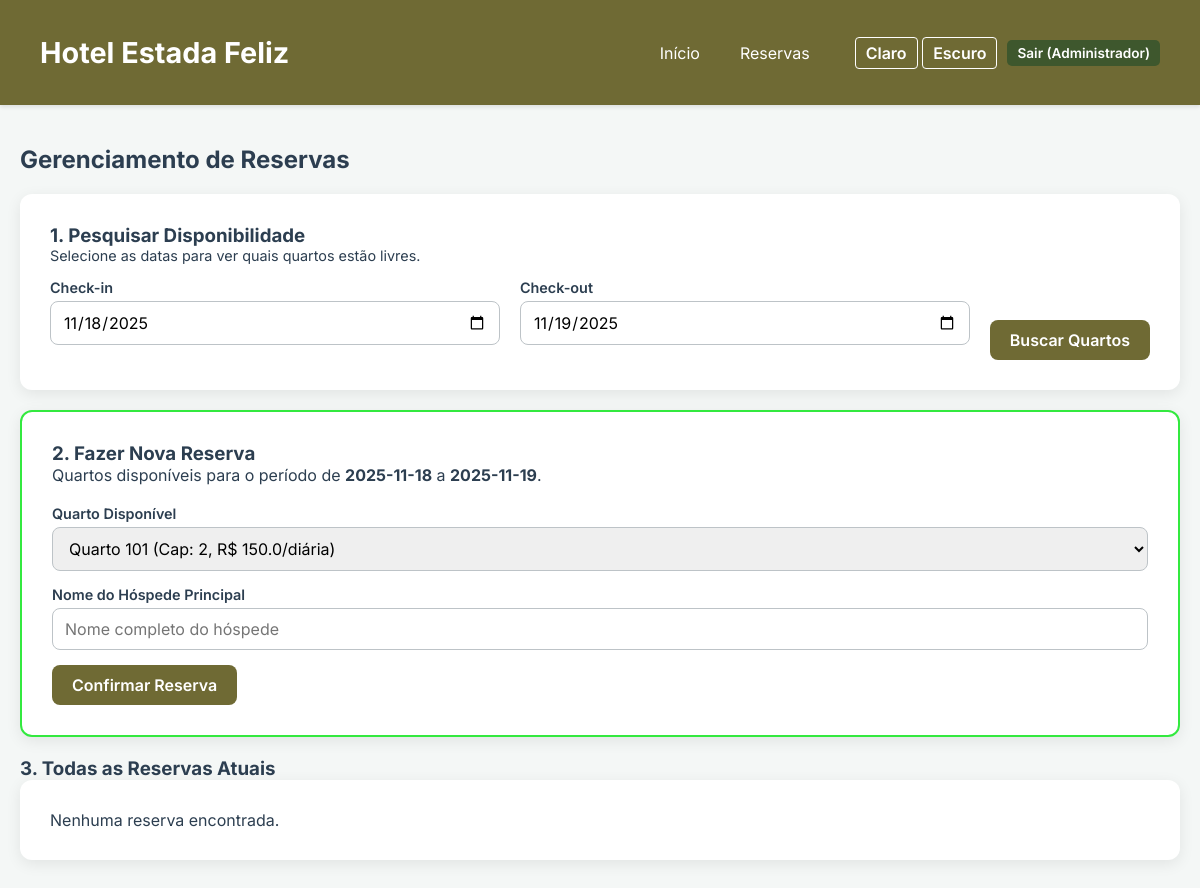
Before: /reservar (signed in) with the older database file.
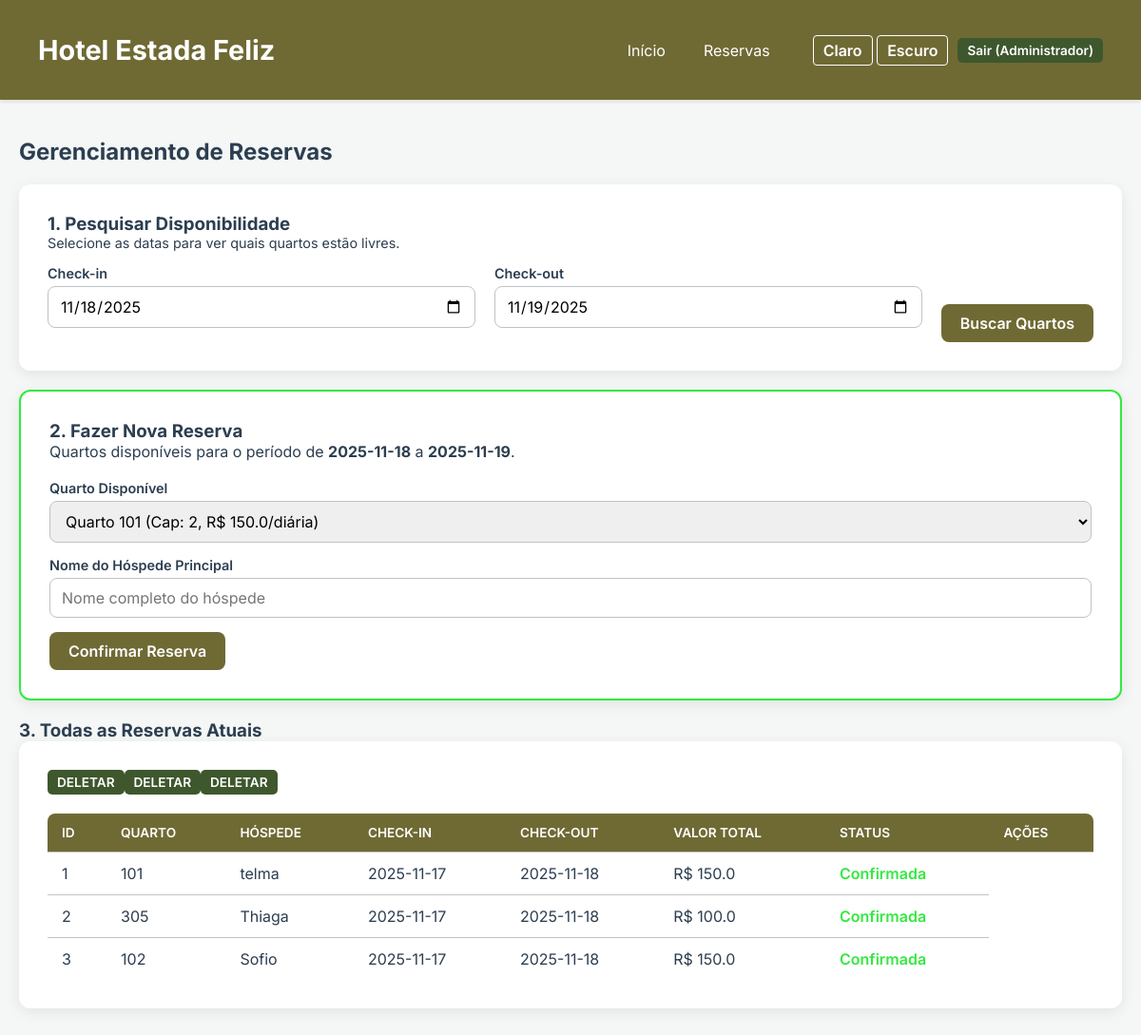
After: the same page with the newer database file.
### tables this page shows
CREATE TABLE reservas (
            id_reserva INTEGER PRIMARY KEY,
            numero_quarto VARCHAR(10) NOT NULL,
            nome_hospede TEXT NOT NULL,
            data_checkin DATE NOT NULL,
            data_checkout DATE NOT NULL,
            status_reserva VARCHAR(30) NOT NULL,
            valor_total REAL NOT NULL,
            FOREIGN KEY (numero_quarto) REFERENCES quartos(numero_quarto)
        );

### app.py (the view, shortened to what this page needs)
@app.route('/reservar', methods=['GET', 'POST'])
@login_required
@profile_required(allowed_profiles=[1, 2])
def reservar():
    reservas = get_reservas_data()
    quartos_disponiveis = []
    default_checkin = (datetime.now()).strftime('%Y-%m-%d')
    default_checkout = (datetime.now() + timedelta(days=1)).strftime('%Y-%m-%d')
    checkin_date = request.args.get('checkin', default_checkin)
    checkout_date = request.args.get('checkout', default_checkout)
    if checkin_date and checkout_date:
        quartos_disponiveis, error_msg = handle_room_availability(checkin_date, checkout_date)
        if error_msg:
             flash(error_msg, 'warning')
    return render_template('reservar.html',
        reservas=reservas,
        quartos_disponiveis=quartos_disponiveis,
        default_checkin=default_checkin,
        default_checkout=default_checkout,
        search_checkin=checkin_date,
        search_checkout=checkout_date
    )

### controller.py (called while the page is built)
def login_required(f):
    @wraps(f)
    def decorated_function(*args, **kwargs):
        if not session.get('logged_in'):
            flash('Você precisa estar logado para acessar esta página.', 'warning')
            return redirect(url_for('login'))
        return f(*args, **kwargs)
    return decorated_function

def profile_required(allowed_profiles):
    def decorator(f):
        @wraps(f)
        def decorated_function(*args, **kwargs):
            profile_id = session.get('profile_id')
            if profile_id not in allowed_profiles:
                flash('Acesso negado. Seu perfil não tem permissão para esta ação.', 'danger')
                return redirect(url_for('home'))
            return f(*args, **kwargs)
        return decorated_function
    return decorator

def get_reservas_data():
    return get_all_reservas()

def handle_room_availability(checkin, checkout):
    try:
        checkin_dt = datetime.strptime(checkin, '%Y-%m-%d')
        checkout_dt = datetime.strptime(checkout, '%Y-%m-%d')
        if checkin_dt >= checkout_dt:
            return [], "Data de check-out deve ser posterior à data de check-in."
        quartos = get_quartos_disponiveis(checkin, checkout)
        return quartos, ""
    except ValueError:
        return [], "Formato de data inválido. Use AAAA-MM-DD."

### model.py (called while the page is built)
def get_all_reservas():
    conn = sqlite3.connect(DATABASE_NAME)
    conn.row_factory = sqlite3.Row
    cursor = conn.cursor()
    cursor.execute("SELECT * FROM reservas ORDER BY data_checkin DESC")
    reservas = cursor.fetchall()
    conn.close()
    return [dict(reserva) for reserva in reservas]

def get_quartos_disponiveis(checkin_date_str, checkout_date_str):
    conn = sqlite3.connect(DATABASE_NAME)
    conn.row_factory = sqlite3.Row
    cursor = conn.cursor()
    cursor.execute('''
        SELECT DISTINCT numero_quarto FROM reservas
        WHERE status_reserva NOT IN ('Cancelada')
        AND (
            (data_checkin < ?) AND (data_checkout > ?)
        )
    ''', (checkout_date_str, checkin_date_str))
    reserved_rooms = [row['numero_quarto'] for row in cursor.fetchall()]
    if reserved_rooms:
        placeholders = ', '.join('?' for _ in reserved_rooms)
        sql_query = f"SELECT * FROM quartos WHERE numero_quarto NOT IN ({placeholders})"
        cursor.execute(sql_query, reserved_rooms)
    else:
        cursor.execute("SELECT * FROM quartos")
    quartos = cursor.fetchall()
    conn.close()
    return [dict(quarto) for quarto in quartos]

### templates/reservar.html (shortened to what this page needs)
{% extends "base.html" %}
{% block content %}
<h2 style="margin-bottom: 20px;">Gerenciamento de Reservas</h2>
<div class="card">
    <h3>1. Pesquisar Disponibilidade</h3>
    <p style="margin-bottom: 15px; font-size: 0.9em;">Selecione as datas para ver quais quartos estão livres.</p>
    <form method="GET" action="{{ url_for('reservar') }}" style="display: flex; gap: 20px; align-items: flex-end;">
        <div class="form-group" style="flex: 1;">
            <label for="checkin_search">Check-in</label>
            <input type="date" id="checkin_search" name="checkin" value="{{ search_checkin }}" required>
        </div>
        <div class="form-group" style="flex: 1;">
            <label for="checkout_search">Check-out</label>
            <input type="date" id="checkout_search" name="checkout" value="{{ search_checkout }}" required>
        </div>
        <button type="submit" class="btn btn-primary" style="flex: 0 0 auto;">Buscar Quartos</button>
    </form>
</div>
{% if quartos_disponiveis %}
<div class="card" style="border: 2px solid var(--color-secondary);">
    <h3>2. Fazer Nova Reserva</h3>
    <p>Quartos disponíveis para o período de <b>{{ search_checkin }}</b> a <b>{{ search_checkout }}</b>.</p>
    <form method="POST" action="{{ url_for('reservar') }}" style="margin-top: 20px;">
        <div class="form-group">
            <label for="numero_quarto">Quarto Disponível</label>
            <select id="numero_quarto" name="numero_quarto" required>
                {% for quarto in quartos_disponiveis %}
                    <option value="{{ quarto.numero_quarto }}">
                        Quarto {{ quarto.numero_quarto }} (Cap: {{ quarto.capacidade_maxima }}, R$ {{ quarto.preco_diaria_base|round(2) }}/diária)
                    </option>
                {% endfor %}
            </select>
        </div>
        <div class="form-group">
            <label for="nome_hospede">Nome do Hóspede Principal</label>
            <input type="text" id="nome_hospede" name="nome_hospede" required placeholder="Nome completo do hóspede">
        </div>
        <button type="submit" class="btn btn-primary">Confirmar Reserva</button>
    </form>
</div>
{% elif search_checkin != default_checkin or search_checkout != default_checkout %}
<div class="flash danger">Nenhum quarto disponível para o período selecionado ou as datas estão incorretas.</div>
{% endif %}
<h3>3. Todas as Reservas Atuais</h3>
<div class="card table-responsive">
    {% if reservas %}
    <table class="table">
        <thead>
            <tr>
                <th>ID</th>
                <th>Quarto</th>
                <th>Hóspede</th>
                <th>Check-in</th>
                <th>Check-out</th>
                <th>Valor Total</th>
                <th>Status</th>
                <th>Ações</th>
            </tr>
        </thead>
        <tbody>
            {% for reserva in reservas %}
            <tr>
                <td>{{ reserva.id_reserva }}</td>
                <td>{{ reserva.numero_quarto }}</td>
                <td>{{ reserva.nome_hospede }}</td>
                <td>{{ reserva.data_checkin }}</td>
                <td>{{ reserva.data_checkout }}</td>
                <td>R$ {{ reserva.valor_total|round(2) }}</td>
                <td>
                    <span style="font-weight: 600; color: {% if reserva.status_reserva == 'Confirmada' %}var(--color-secondary){% elif reserva.status_reserva == 'Cancelada' %}var(--color-danger){% else %}#f39c12{% endif %};">
                        {{ reserva.status_reserva }}
                    </span>
                </td>
                    <form method="POST" action="{{ url_for('deletar_reserva', reserva_id=reserva.id_reserva) }}" onsubmit="return confirm('Tem certeza que deseja DELETAR a reserva #{{ reserva.id_reserva }}? Esta ação não pode ser desfeita.');">
                        <button type="submit" class="btn btn-danger btn-small">DELETAR</button>
                    </form>
            </tr>
            {% endfor %}
        </tbody>
    </table>
    {% else %}
    <p>Nenhuma reserva encontrada.</p>
    {% endif %}
</div>
{% endblock %}

### templates/base.html (shortened to what this page needs)
<!DOCTYPE html>
<html lang="pt-br">
<head>
    <link rel="stylesheet" href="{{ url_for('static', filename='css/style.css') }}">
</head>
<body class="{{ theme }}">
    <header>
        <div class="container">
            <h1>Hotel Estada Feliz</h1>
            <nav>
                {% if session.get('logged_in') %}
                    <div class="auth-nav">
                        <a href="{{ url_for('home') }}">Início</a>
                        {% if session.get('profile_id') in [1, 2] %}
                        <a href="{{ url_for('reservar') }}">Reservas</a>
                        {% endif %}
                        <div class="theme-switcher">
                            <a href="{{ url_for('set_theme', theme='light') }}">Claro</a>
                            <a href="{{ url_for('set_theme', theme='dark') }}">Escuro</a>
                        </div>
                        <a href="{{ url_for('logout') }}" class="btn btn-danger btn-small">Sair ({{ session.get('user_profile') }})</a>
                    </div>
                {% endif %}
            </nav>
        </div>
    </header>
    <div class="container">
        {% block content %}{% endblock %}
    </div>
</body>
</html>

### static/css/style.css (style rules this page uses)
:root { --color-primary: #6f6a34; --color-secondary: #33e93f; --color-danger: #3e572d; --color-text-dark: #2c3e50; --color-text-light: #ecf0f1; --color-bg-light: #f4f7f6; --color-bg-dark: #34495e; --color-card-light: #ffffff; --color-card-dark: #2c3e50; --color-border: #bdc3c7; }
* { box-sizing: border-box; margin: 0; padding: 0; font-family: 'Inter', sans-serif; }
body { transition: background-color 0.3s, color 0.3s; min-height: 100vh; color: var(--color-text-dark); }
body.light { background-color: var(--color-bg-light); color: var(--color-text-dark); }
.container { max-width: 1200px; margin: 0 auto; padding: 20px; }
header { background-color: var(--color-primary); color: white; padding: 15px 20px; box-shadow: 0 2px 4px rgba(0, 0, 0, 0.1); margin-bottom: 20px; }
header h1 { font-size: 1.8em; display: inline-block; }
nav { float: right; }
nav a { color: white; text-decoration: none; padding: 8px 15px; border-radius: 5px; transition: background-color 0.3s; }
.auth-nav { display: flex; gap: 10px; align-items: center; }
.theme-switcher { margin-left: 20px; }
.theme-switcher a { color: white; text-decoration: none; font-weight: 600; padding: 5px 10px; border: 1px solid white; border-radius: 4px; }
.card { background-color: var(--color-card-light); padding: 30px; border-radius: 12px; box-shadow: 0 4px 15px rgba(0, 0, 0, 0.08); margin-bottom: 20px; transition: background-color 0.3s, border-color 0.3s; }
.form-group { margin-bottom: 15px; }
label { display: block; margin-bottom: 5px; font-weight: 600; font-size: 0.9em; }
input[type="text"], input[type="email"], input[type="password"], input[type="date"], select, textarea { width: 100%; padding: 10px 12px; border: 1px solid var(--color-border); border-radius: 8px; font-size: 1em; transition: border-color 0.3s, box-shadow 0.3s; }
.btn { display: inline-block; padding: 10px 20px; border: none; border-radius: 8px; cursor: pointer; font-size: 1em; font-weight: 600; text-align: center; text-decoration: none; transition: background-color 0.3s, opacity 0.3s; }
.btn-primary { background-color: var(--color-primary); color: white; }
.btn-danger { background-color: var(--color-danger); color: white; }
.btn-small { padding: 5px 10px; font-size: 0.85em; border-radius: 5px; }
.table-responsive { overflow-x: auto; }
.table { width: 100%; border-collapse: collapse; margin-top: 20px; background-color: var(--color-card-light); border-radius: 8px; overflow: hidden; }
.table th, .table td { padding: 12px 15px; text-align: left; border-bottom: 1px solid var(--color-border); }
.table th { background-color: var(--color-primary); color: white; font-weight: 600; text-transform: uppercase; font-size: 0.85em; }
.table tr:last-child td { border-bottom: none; }

Changed rows visible on the page:
added reservas: id_reserva "1", numero_quarto "101", nome_hospede "telma", data_checkin "2025-11-17", data_checkout "2025-11-18", valor_total "150.0", status_reserva "Confirmada"
added reservas: id_reserva "2", numero_quarto "305", nome_hospede "Thiaga", data_checkin "2025-11-17", data_checkout "2025-11-18", valor_total "100.0", status_reserva "Confirmada"
added reservas: id_reserva "3", numero_quarto "102", nome_hospede "Sofio", data_checkin "2025-11-17", data_checkout "2025-11-18", valor_total "150.0", status_reserva "Confirmada"
Other visible differences:
text no longer shown: "Nenhuma reserva encontrada."
text now shown: "ID QUARTO HÓSPEDE CHECK-IN CHECK-OUT VALOR TOTAL STATUS AÇÕES"
